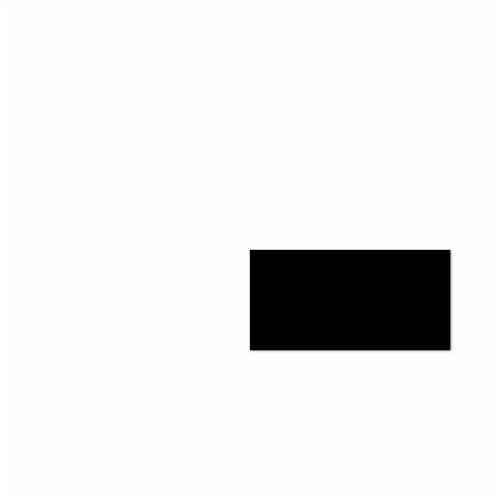
Frame 1 (no input)
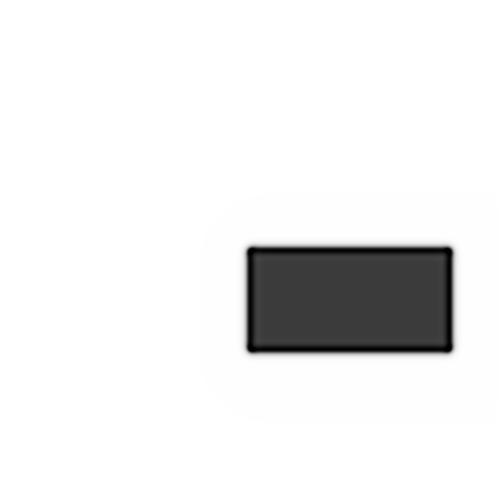
Frame 60 (no input)
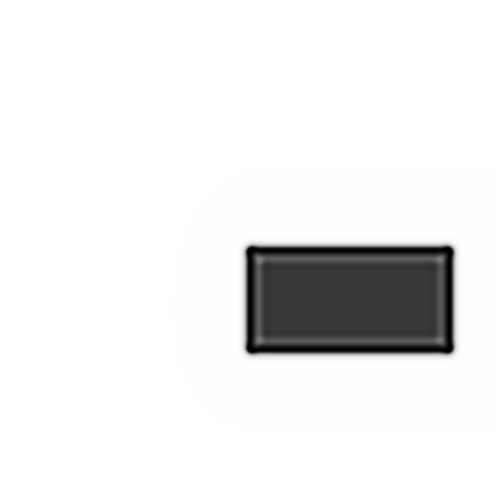
Frame 120 (the mouse pressed at the canvas centre since frame 60)

The p5.js sketch that drew these frames (run headless with seeded random() and noise() and a simulated clock; from frame 60 on, the mouse is pressed at the canvas centre):

// p5.js sketch
// ── sketch.js
// Following Daniel Schiffman's example of Karl Sims
// https://www.youtube.com/watch?v=BV9ny785UNc&t=17s

let canvas, grid, next;

let dA = 1;
let dB = 0.5;
let feed = 0.055;
let kill = 0.062;

function preload() {}

function setup() {
  canvas = createCanvas(500, 500);
  pixelDensity(1);

  grid = [];

  for (var x = 0; x < width; x++) {
    grid[x] = [];
    for (var y = 0; y < height; y++) {
      grid[x][y] = { a: 1, b: 0 };
    }
  }

  //next = [...grid]; // deep copy grid to next

  for (var i = width / 2; i < width / 2 + 200; i++) {
    for (var j = height / 2; j < height / 2 + 100; j++) {
      grid[i][j].b = 1;
    }
  }

  next = [...grid]; // deep copy grid to next

  //console.log(grid, next);
}

function draw() {
  for (var x = 1; x < width - 1; x++) {
    for (var y = 1; y < height - 1; y++) {
      let a = grid[x][y].a;
      let b = grid[x][y].b;

      // next[x][y].a =
      //   a +
      //   // deltaTime *
      //   //   0.005 *
      //   (dA * laplaceA(x, y) * a - a * b * b + feed * (1 - a));

      // next[x][y].b =
      //   b +
      //   // deltaTime *
      //   //   0.005 *
      //   (dB * laplaceB(x, y) * b + a * b * b - (kill + feed) * b);

      next[x][y].a = a + dA * laplaceA(x, y) - a * b * b + feed * (1 - a);
      next[x][y].b = b + dB * laplaceB(x, y) + a * b * b - (kill + feed) * b;

      next[x][y].a = constrain(next[x][y].a, 0, 1);
      next[x][y].b = constrain(next[x][y].b, 0, 1);
    }
  }

  loadPixels();
  for (var x = 0; x < width; x++) {
    for (var y = 0; y < height; y++) {
      var pix = (x + y * width) * 4;

      var a = next[x][y].a;
      var b = next[x][y].b;
      var c = floor((a - b) * 255);
      c = constrain(c, 0, 255);

      pixels[pix + 0] = c; // r
      pixels[pix + 1] = c; // g
      pixels[pix + 2] = c; // b
      pixels[pix + 3] = 255; // a
    }
  }
  updatePixels();

  swap();
}

function laplaceA(x, y) {
  let sumA = 0;
  sumA += grid[x][y].a * -1;
  sumA += grid[x - 1][y].a * 0.2;
  sumA += grid[x + 1][y].a * 0.2;
  sumA += grid[x][y - 1].a * 0.2;
  sumA += grid[x][y + 1].a * 0.2;
  sumA += grid[x - 1][y - 1].a * 0.05;
  sumA += grid[x - 1][y + 1].a * 0.05;
  sumA += grid[x + 1][y - 1].a * 0.05;
  sumA += grid[x + 1][y + 1].a * 0.05;
  return sumA;
}

function laplaceB(x, y) {
  let sumB = 0;
  sumB += grid[x][y].b * -1;
  sumB += grid[x - 1][y].b * 0.2;
  sumB += grid[x + 1][y].b * 0.2;
  sumB += grid[x][y - 1].b * 0.2;
  sumB += grid[x][y + 1].b * 0.2;
  sumB += grid[x - 1][y - 1].b * 0.05;
  sumB += grid[x - 1][y + 1].b * 0.05;
  sumB += grid[x + 1][y - 1].b * 0.05;
  sumB += grid[x + 1][y + 1].b * 0.05;
  return sumB;
}

function swap() {
  var temp = grid;
  grid = next;
  next = temp;
}
